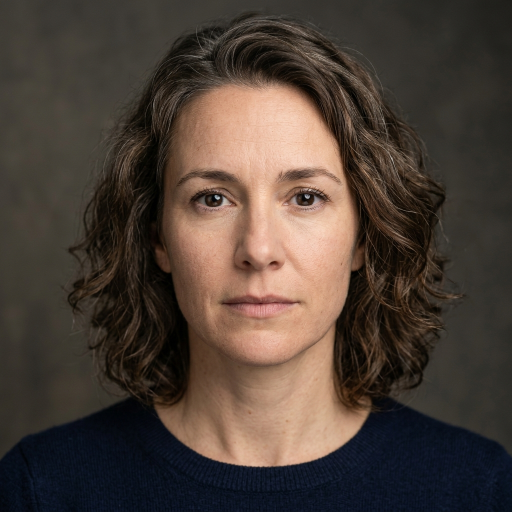
#> input picture backend/test_face.png, 1024 x 1024 px (shown at 1/2 size)
$ python test_extractor.py test_face.png
#> lines starting #> are read from the running program, lines starting #| are printed output that depends on the picture
### backend/extraction/extractor.py
import cv2
import numpy as np
import os
import logging

logging.basicConfig(level=logging.INFO)
logger = logging.getLogger("FacialFeatureExtractor")

class FacialFeatureExtractor:
    """
    FacialFeatureExtractor handles the image preprocessing pipeline for Deepfake Detection.
    It performs:
    1. Face Detection and Landmark Detection (via MediaPipe Face Mesh)
    2. Face Alignment (rotating face so eyes are horizontal)
    3. Face Cropping
    4. Contrast Enhancement (CLAHE)
    5. Noise Removal (Bilateral Filtering)
    6. Region Extraction (Cropping Eyes, Nose, Lips, and Whole Face)
    """
    def __init__(self):
        self.mp_face_mesh = None
        self.face_mesh = None
        self._init_mediapipe()

        # Landmark indices for MediaPipe Face Mesh
        # Left Eye landmarks (relative to person's left)
        self.LEFT_EYE_INDICES = [
            33, 7, 163, 144, 145, 153, 154, 155, 133, 173, 157, 158, 159, 160, 161, 246
        ]
        # Right Eye landmarks (relative to person's right)
        self.RIGHT_EYE_INDICES = [
            263, 249, 390, 373, 374, 380, 381, 382, 362, 398, 384, 385, 386, 387, 388, 466
        ]
        # Nose landmarks
        self.NOSE_INDICES = [
            1, 2, 3, 4, 5, 6, 48, 64, 98, 115, 122, 129, 131, 195, 197, 220, 275, 278, 294, 327, 344, 351, 358, 360
        ]
        # Lips/Mouth landmarks
        self.LIPS_INDICES = [
            61, 146, 91, 181, 84, 17, 314, 405, 321, 375, 291, 308, 324, 318, 402, 317,
            14, 87, 178, 88, 95, 78, 191, 80, 81, 82, 13, 312, 311, 310, 415
        ]

    def _init_mediapipe(self):
        """Initializes the MediaPipe library components."""
        try:
            import mediapipe as mp
            self.mp_face_mesh = mp.solutions.face_mesh
            # static_image_mode=True is optimized for single image processing
            self.face_mesh = self.mp_face_mesh.FaceMesh(
                static_image_mode=True,
                max_num_faces=1,
                refine_landmarks=True,
                min_detection_confidence=0.5
            )
            logger.info("MediaPipe Face Mesh successfully initialized.")
        except ImportError:
            logger.error("MediaPipe is not installed. Please add it to requirements.txt.")

    def _get_landmarks(self, image):
        """Runs Face Mesh and returns the landmarks for the first detected face."""
        if self.face_mesh is None:
            logger.warning("MediaPipe Face Mesh is not initialized.")
            return None

        # Resize large images for better MediaPipe detection accuracy
        h, w = image.shape[:2]
        if max(h, w) > 1280:
            scale = 1280.0 / max(h, w)
            proc_img = cv2.resize(image, (int(w * scale), int(h * scale)))
        else:
            proc_img = image

        # MediaPipe expects RGB images
        rgb_img = cv2.cvtColor(proc_img, cv2.COLOR_BGR2RGB)
        results = self.face_mesh.process(rgb_img)

        if results.multi_face_landmarks:
            landmarks = results.multi_face_landmarks[0].landmark
            # If we scaled down, landmarks are normalized (0 to 1) so they work seamlessly on original image!
            return landmarks
        return None

    def _fallback_face_crop(self, image):
        """Fallback face detection using OpenCV Haar Cascade or Center Crop when landmarks fail."""
        h, w = image.shape[:2]
        try:
            face_cascade = cv2.CascadeClassifier(cv2.data.haarcascades + 'haarcascade_frontalface_default.xml')
            gray = cv2.cvtColor(image, cv2.COLOR_BGR2GRAY)
            faces = face_cascade.detectMultiScale(gray, 1.1, 4)
        except Exception:
            faces = []

        if len(faces) > 0:
            fx, fy, fw, fh = faces[0]
            cx, cy = fx + fw // 2, fy + fh // 2
            size = int(max(fw, fh) * 1.3)
            x1 = max(0, cx - size // 2)
            y1 = max(0, cy - size // 2)
            x2 = min(w, cx + size // 2)
            y2 = min(h, cy + size // 2)
            face_crop = image[y1:y2, x1:x2]
        else:
            size = min(h, w)
            cx, cy = w // 2, h // 2
            x1 = max(0, cx - size // 2)
            y1 = max(0, cy - size // 2)
            x2 = min(w, x1 + size)
            y2 = min(h, y1 + size)
            face_crop = image[y1:y2, x1:x2]
            fx, fy, fw, fh = x1, y1, x2 - x1, y2 - y1

        if face_crop is None or face_crop.size == 0:
            face_crop = cv2.resize(image, (224, 224))
            fx, fy, fw, fh = 0, 0, w, h

        fh_c, fw_c = face_crop.shape[:2]
        eye_crop = face_crop[int(fh_c*0.2):int(fh_c*0.45), int(fw_c*0.1):int(fw_c*0.9)]
        nose_crop = face_crop[int(fh_c*0.35):int(fh_c*0.65), int(fw_c*0.25):int(fw_c*0.75)]
        lips_crop = face_crop[int(fh_c*0.6):int(fh_c*0.9), int(fw_c*0.2):int(fw_c*0.8)]

        if eye_crop.size == 0: eye_crop = face_crop
        if nose_crop.size == 0: nose_crop = face_crop
        if lips_crop.size == 0: lips_crop = face_crop

        final_face = cv2.resize(self.denoise_image(self.enhance_contrast(face_crop)), (224, 224))
        final_eye = cv2.resize(self.denoise_image(self.enhance_contrast(eye_crop)), (50, 50))
        final_nose = cv2.resize(self.denoise_image(self.enhance_contrast(nose_crop)), (50, 50))
        final_lips = cv2.resize(self.denoise_image(self.enhance_contrast(lips_crop)), (50, 50))

        return {
            'crops': {
                'face': final_face,
                'eye': final_eye,
                'nose': final_nose,
                'lips': final_lips
            },
            'bboxes': {
                'face': [int(fx), int(fy), int(fw), int(fh)],
                'eye': [int(fx + fw*0.1), int(fy + fh*0.2), int(fw*0.8), int(fh*0.25)],
                'nose': [int(fx + fw*0.25), int(fy + fh*0.35), int(fw*0.5), int(fh*0.3)],
                'lips': [int(fx + fw*0.2), int(fy + fh*0.6), int(fw*0.6), int(fh*0.3)]
            },
            'aligned_image': image
        }

    # [37 lines left out: function align_face, not called in this run]

    def enhance_contrast(self, image):
        """Applies CLAHE on the L channel of LAB color space to enhance facial features contrast."""
        lab = cv2.cvtColor(image, cv2.COLOR_BGR2LAB)
        l, a, b = cv2.split(lab)
        clahe = cv2.createCLAHE(clipLimit=2.0, tileGridSize=(8, 8))
        cl = clahe.apply(l)
        enhanced_lab = cv2.merge((cl, a, b))
        return cv2.cvtColor(enhanced_lab, cv2.COLOR_LAB2BGR)

    def denoise_image(self, image):
        """Applies Bilateral Filter to remove noise while preserving facial edges."""
        # bilateralFilter preserves sharp edges while smoothing flat regions
        return cv2.bilateralFilter(image, d=9, sigmaColor=75, sigmaSpace=75)

    # [47 lines left out: function crop_bbox, not called in this run]

    def load_image(self, image_path):
        """Loads an image reliably using OpenCV, falling back to PIL/ImageOps if needed."""
        if not os.path.exists(image_path):
            raise FileNotFoundError(f"Image not found at {image_path}")

        # Check if file is suspiciously small (e.g. text error message)
        file_size = os.path.getsize(image_path)
        if file_size < 100:
            content_preview = ""
            try:
                with open(image_path, "r", errors="ignore") as f:
                    content_preview = f.read(100).strip()
            except Exception:
                pass
            raise ValueError(f"Image file is invalid or corrupt (only {file_size} bytes). Content: '{content_preview}'")

        # Try OpenCV first
        image = cv2.imread(image_path)
        if image is not None and image.size > 0:
            return image

        # Fallback to PIL in case OpenCV fails to decode format, color profile, or path
        try:
            from PIL import Image, ImageOps
            with Image.open(image_path) as pil_img:
                pil_img = ImageOps.exif_transpose(pil_img)
                rgb_img = pil_img.convert("RGB")
                np_arr = np.array(rgb_img)
                return cv2.cvtColor(np_arr, cv2.COLOR_RGB2BGR)
        except Exception as e:
            logger.error(f"Failed to load image via PIL fallback: {e}")

        raise ValueError(f"Could not decode image at {image_path} (size: {file_size} bytes)")

    def preprocess_pipeline(self, image_path):
        """
        Processes a single image file through the full face alignment, cropping,
        contrast enhancement, noise removal, and sub-region extraction pipeline.

        Returns:
            dict: A dictionary containing preprocessed crops of:
                  - 'face': whole face image (224x224)
                  - 'eye': eye region image (50x50)
                  - 'nose': nose region image (50x50)
                  - 'lips': lips region image (50x50)
                  And bounding boxes (in aligned coordinate system) for UI display.
        """
        image = self.load_image(image_path)

        # 1. Detect Landmarks on original image
        landmarks = self._get_landmarks(image)
        if landmarks is None:
            logger.warning(f"MediaPipe landmark detection failed for {image_path}. Using fallback face detector.")
            return self._fallback_face_crop(image)

        # 2. Face Alignment
        aligned_image = self.align_face(image, landmarks)

        # 3. Detect Landmarks again on the aligned image to get precise crops
        aligned_landmarks = self._get_landmarks(aligned_image)
        if aligned_landmarks is None:
            # Fallback to original landmarks if detection fails on warped image
            logger.warning("Redetection on aligned image failed. Using warped original landmarks.")
            aligned_landmarks = landmarks

        # 4. Crop Whole Face (force square crop for ViT model)
        # Face silhouette uses all 468 landmarks
        face_indices = list(range(468))
        raw_face_crop, face_bbox = self.crop_bbox(aligned_image, aligned_landmarks, face_indices, padding_ratio=0.15, square=True)
        if raw_face_crop is None:
            logger.warning("Failed to crop face region.")
            return None

        # 5. Contrast Enhancement & Denoising on the cropped face
        enhanced_face = self.enhance_contrast(raw_face_crop)
        processed_face = self.denoise_image(enhanced_face)

        # 6. Extract sub-regions from the aligned image, and process them
        # (Alternatively, we can crop from the enhanced face crop, but cropping from
        # aligned_image and then applying enhancement/denoising individually is cleaner
        # because sub-region coordinate mapping is simpler).

        # Eyes region (Left + Right combined)
        eye_indices = self.LEFT_EYE_INDICES + self.RIGHT_EYE_INDICES
        raw_eye_crop, eye_bbox = self.crop_bbox(aligned_image, aligned_landmarks, eye_indices, padding_ratio=0.2, square=True)

        # Nose region
        raw_nose_crop, nose_bbox = self.crop_bbox(aligned_image, aligned_landmarks, self.NOSE_INDICES, padding_ratio=0.2, square=True)

        # Lips region
        raw_lips_crop, lips_bbox = self.crop_bbox(aligned_image, aligned_landmarks, self.LIPS_INDICES, padding_ratio=0.2, square=True)

        # Process and enhance sub-regions if they were cropped successfully
        processed_eye = self.denoise_image(self.enhance_contrast(raw_eye_crop)) if raw_eye_crop is not None else None
        processed_nose = self.denoise_image(self.enhance_contrast(raw_nose_crop)) if raw_nose_crop is not None else None
        processed_lips = self.denoise_image(self.enhance_contrast(raw_lips_crop)) if raw_lips_crop is not None else None

        # Resize crops to match model input requirements:
        # Face Model: 224x224
        # Eye, Nose, Lips Models: 50x50
        final_face = cv2.resize(processed_face, (224, 224), interpolation=cv2.INTER_AREA)

        final_eye = cv2.resize(processed_eye, (50, 50), interpolation=cv2.INTER_AREA) if processed_eye is not None else None
        final_nose = cv2.resize(processed_nose, (50, 50), interpolation=cv2.INTER_AREA) if processed_nose is not None else None
        final_lips = cv2.resize(processed_lips, (50, 50), interpolation=cv2.INTER_AREA) if processed_lips is not None else None

        return {
            'crops': {
                'face': final_face,
                'eye': final_eye,
                'nose': final_nose,
                'lips': final_lips
            },
            'bboxes': {
                'face': face_bbox,
                'eye': eye_bbox,
                'nose': nose_bbox,
                'lips': lips_bbox
            },
            'aligned_image': aligned_image
        }

### backend/test_extractor.py
import cv2
import os
import sys

# Add the parent directory to the path so we can import the extraction module
sys.path.append(os.path.dirname(os.path.abspath(__file__)))

from extraction import FacialFeatureExtractor

def test_extraction(image_path):
    print(f"Testing FacialFeatureExtractor on: {image_path}")

    # Initialize extractor
    try:
        extractor = FacialFeatureExtractor()
#> (the call stopped at in _init_mediapipe, `self.face_mesh = self.mp_face_mesh.FaceMesh( static_image_mode=True, m..`: mediapipe is not available in this run)
    except Exception as e:
        print(f"Error initializing extractor: {e}")
        return

    # Run the preprocessing pipeline
    try:
        results = extractor.preprocess_pipeline(image_path)
#> in load_image, image is the input picture: shape (1024, 1024, 3); mean B, G, R 55.1, 63.5, 76.1
#> in _fallback_face_crop, `gray = cv2.cvtColor(image, cv2.COLOR_BGR2GRAY)`:
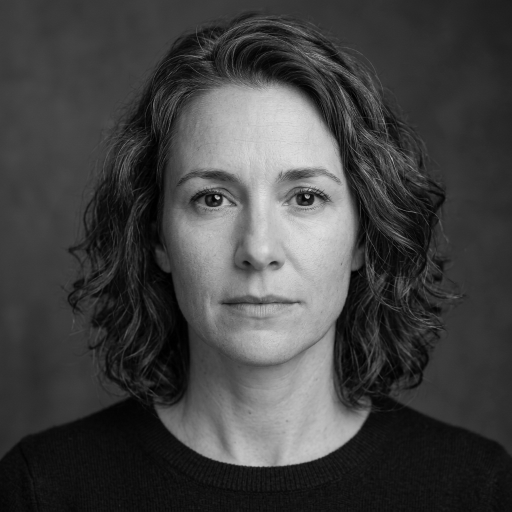
#> gray: shape (1024, 1024) (shown at 1/2 size); min 0, max 225, mean 66.3
#> in _fallback_face_crop, `faces = face_cascade.detectMultiScale(gray, 1.1, 4)`: faces = [[274, 201, 489, 489]]
#> in _fallback_face_crop, `fx, fy, fw, fh = faces[0]`: fx = 274; fy = 201; fw = 489
#> in _fallback_face_crop, `cx, cy = fx + fw // 2, fy + fh // 2`: cx = 518; cy = 445
#> in _fallback_face_crop, `size = int(max(fw, fh) * 1.3)`: size = 635
#> in _fallback_face_crop, `x1 = max(0, cx - size // 2)`: x1 = 201
#> in _fallback_face_crop, `y1 = max(0, cy - size // 2)`: y1 = 128
#> in _fallback_face_crop, `x2 = min(w, cx + size // 2)`: x2 = 835
#> in _fallback_face_crop, `y2 = min(h, cy + size // 2)`: y2 = 762
#> in _fallback_face_crop, `eye_crop = face_crop[int(fh_c*0.2):int(fh_c*0.45), int(fw_c*0.1):int(f..`:
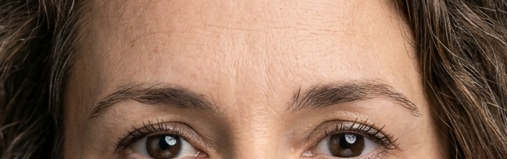
#> eye_crop: shape (159, 507, 3); mean B, G, R 88.4, 107, 137.7
#> in _fallback_face_crop, `nose_crop = face_crop[int(fh_c*0.35):int(fh_c*0.65), int(fw_c*0.25):in..`:
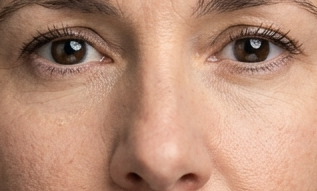
#> nose_crop: shape (191, 317, 3); mean B, G, R 119, 140.8, 182.7
#> in enhance_contrast (call 4), `l, a, b = cv2.split(lab)`:
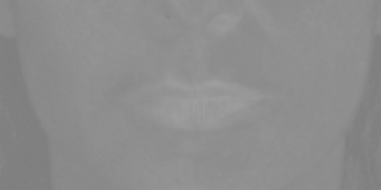
#> a: shape (190, 381); min 126, max 158, mean 141
#> in enhance_contrast (call 4), `cl = clahe.apply(l)`:
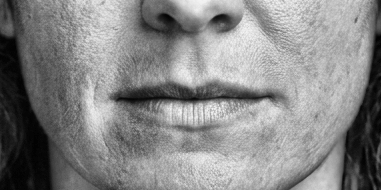
#> cl: shape (190, 381); min 1, max 245, mean 134.3
#> in enhance_contrast (call 4), `return cv2.cvtColor(enhanced_lab, cv2.COLOR_LAB2BGR)`:
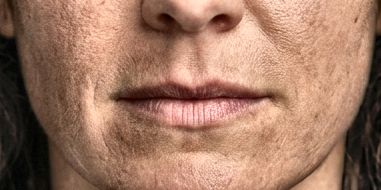
#> returned value: shape (190, 381, 3); mean B, G, R 98.6, 119.4, 160
#> in _fallback_face_crop, `final_lips = cv2.resize(self.denoise_image(self.enhance_contrast(lips_..`:
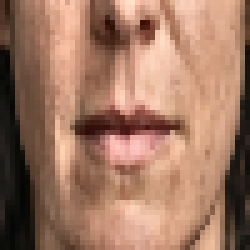
#> final_lips: shape (50, 50, 3) (shown 5 times larger); mean B, G, R 98.6, 119.4, 160
#> results = 3 items
    except Exception as e:
        print(f"Error running preprocessing pipeline: {e}")
        return

    if results is None:
        print("No face detected or extraction failed.")
        return

    # Create output directory
    output_dir = os.path.join(os.path.dirname(os.path.abspath(__file__)), "test_output")
    os.makedirs(output_dir, exist_ok=True)
    print(f"Saving extracted crops to: {output_dir}")

    # Save original aligned image
    aligned_path = os.path.join(output_dir, "face_aligned.png")
    cv2.imwrite(aligned_path, results['aligned_image'])
    print(f"Saved aligned face image to {aligned_path}")

    # Save individual crops
    for name, crop in results['crops'].items():
        if crop is not None:
            crop_path = os.path.join(output_dir, f"crop_{name}.png")
            cv2.imwrite(crop_path, crop)
            print(f"Saved {name} crop (shape: {crop.shape}) to {crop_path}")
        else:
            print(f"Crop '{name}' was not extracted.")
#> this loop made 4 passes
#> name on passes 1 to 4: 'face', 'eye', 'nose', 'lips'
#> (printed output is left out)

    # Print bounding boxes
    print("\nBounding boxes (x, y, w, h):")
    for name, bbox in results['bboxes'].items():
        print(f"  {name}: {bbox}")
#> this loop made 4 passes
#> (name, bbox) on passes 1 to 4: ('face', [274, 201, 489, 489]), ('eye', [322, 298, 391, 122]), ('nose', [396, 372, 244, 146]), ('lips', [371, 494, 293, 146])
#> (printed output is left out)

if __name__ == "__main__":
    if len(sys.argv) < 2:
        print("Usage: python test_extractor.py <path_to_sample_image>")

        # Look for any sample image in the project to run automatically
        print("\nSearching for a sample image in the workspace...")
        sample_extensions = ('.jpg', '.jpeg', '.png')
        found_sample = None
        for root, dirs, files in os.walk(os.path.dirname(os.path.abspath(__file__))):
            # Ignore venv and node_modules
            if 'venv' in root or 'node_modules' in root or '.git' in root:
                continue
            for file in files:
                if file.lower().endswith(sample_extensions):
                    found_sample = os.path.join(root, file)
                    break
            if found_sample:
                break

        if found_sample:
            print(f"Found sample image: {found_sample}")
            test_extraction(found_sample)
        else:
            print("No sample image found in the workspace. Please run with a path to a sample image.")
    else:
        test_extraction(sys.argv[1])

$ run again, on assets/images/eye_closeup.png
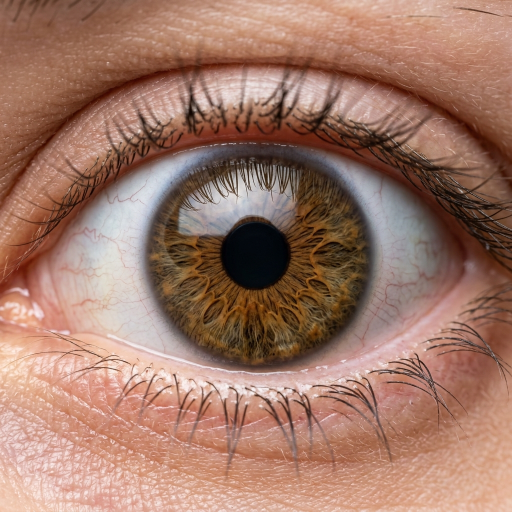
#> input picture assets/images/eye_closeup.png, 1024 x 1024 px (shown at 1/2 size)
#> in load_image, image is the input picture: shape (1024, 1024, 3); mean B, G, R 104.1, 120.1, 159.8
#> in _fallback_face_crop, `gray = cv2.cvtColor(image, cv2.COLOR_BGR2GRAY)`:
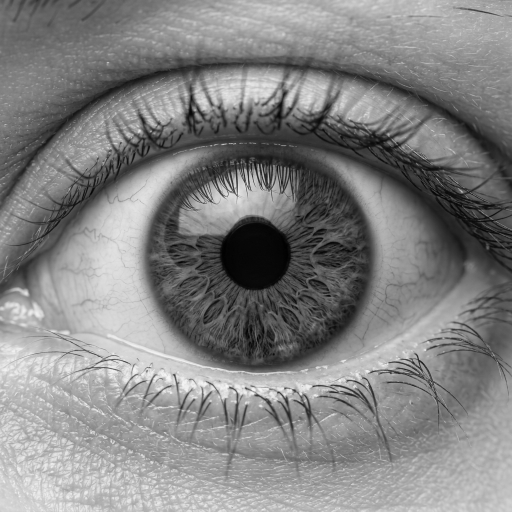
#> gray: shape (1024, 1024) (shown at 1/2 size); min 0, max 250, mean 130.2
#> faces = [[580, 845, 43, 43], [439, 150, 52, 52]]
#> fx = 580; fy = 845; fw = 43
#> cx = 601; cy = 866
#> size = 55
#> x1 = 574
#> y1 = 839
#> x2 = 628
#> y2 = 893
#> lab: shape (54, 54, 3); mean of channels 0, 1, 2 143.5, 144.2, 141.5
#> enhanced_lab: shape (54, 54, 3); mean of channels 0, 1, 2 141, 144.2, 141.5
#> in _fallback_face_crop, `final_lips = cv2.resize(self.denoise_image(self.enhance_contrast(lips_..`:
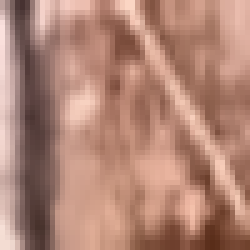
#> final_lips: shape (50, 50, 3) (shown 5 times larger); mean of channels 0, 1, 2 117.6, 133.1, 176.5; drawn as B, G, R
#> results = 3 items
#> the loop in test_extraction, `for name, crop in results['crops'].items():` made 4 passes
#> name on passes 1 to 4: 'face', 'eye', 'nose', 'lips'
#> (printed output is left out)
#> the loop in test_extraction, `for name, bbox in results['bboxes'].items():` made 4 passes
#> (name, bbox) on passes 1 to 4: ('face', [580, 845, 43, 43]), ('eye', [584, 853, 34, 10]), ('nose', [590, 860, 21, 12]), ('lips', [588, 870, 25, 12])
#> (printed output is left out)

$ run again, on assets/images/heatmap_face.png
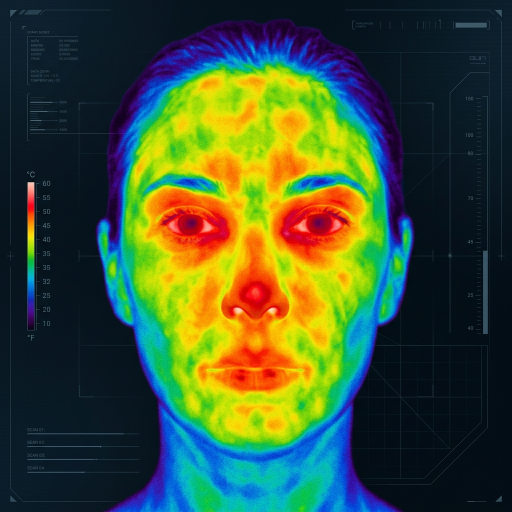
#> input picture assets/images/heatmap_face.png, 1024 x 1024 px (shown at 1/2 size)
#> in load_image, image is the input picture: shape (1024, 1024, 3); mean B, G, R 50.5, 82, 63.3
#> in _fallback_face_crop, `gray = cv2.cvtColor(image, cv2.COLOR_BGR2GRAY)`:
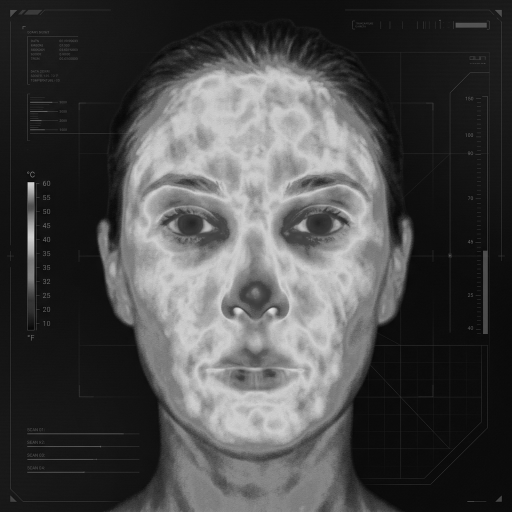
#> gray: shape (1024, 1024) (shown at 1/2 size); min 3, max 231, mean 72.8
#> faces = [[135, 146, 743, 743]]
#> fx = 135; fy = 146; fw = 743
#> cx = 506; cy = 517
#> size = 965
#> x1 = 24
#> y1 = 35
#> x2 = 988
#> y2 = 999
#> lab: shape (964, 964, 3); mean of channels 0, 1, 2 91.4, 125.2, 141.2
#> enhanced_lab: shape (964, 964, 3); mean of channels 0, 1, 2 89.2, 125.2, 141.2
#> lab: shape (241, 771, 3); mean of channels 0, 1, 2 130.6, 125.7, 163.3
#> l: shape (241, 771)
#> a: shape (241, 771)
#> b: shape (241, 771)
#> cl: shape (241, 771)
#> enhanced_lab: shape (241, 771, 3); mean of channels 0, 1, 2 122.5, 125.7, 163.3
#> lab: shape (289, 482, 3); mean of channels 0, 1, 2 180.5, 136.2, 196.7
#> l: shape (289, 482)
#> a: shape (289, 482)
#> b: shape (289, 482)
#> cl: shape (289, 482)
#> enhanced_lab: shape (289, 482, 3); mean of channels 0, 1, 2 158.6, 136.2, 196.7
#> lab: shape (289, 579, 3); mean of channels 0, 1, 2 138.7, 119.6, 159.4
#> l: shape (289, 579)
#> a: shape (289, 579)
#> b: shape (289, 579)
#> cl: shape (289, 579)
#> enhanced_lab: shape (289, 579, 3); mean of channels 0, 1, 2 126, 119.6, 159.4
#> in _fallback_face_crop, `final_lips = cv2.resize(self.denoise_image(self.enhance_contrast(lips_..`:
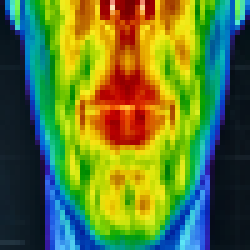
#> final_lips: shape (50, 50, 3) (shown 5 times larger); mean B, G, R 50.5, 121.1, 95.1
#> results = 3 items
#> the loop in test_extraction, `for name, crop in results['crops'].items():` made 4 passes
#> name on passes 1 to 4: 'face', 'eye', 'nose', 'lips'
#> (printed output is left out)
#> the loop in test_extraction, `for name, bbox in results['bboxes'].items():` made 4 passes
#> (name, bbox) on passes 1 to 4: ('face', [135, 146, 743, 743]), ('eye', [209, 294, 594, 185]), ('nose', [320, 406, 371, 222]), ('lips', [283, 591, 445, 222])
#> (printed output is left out)
